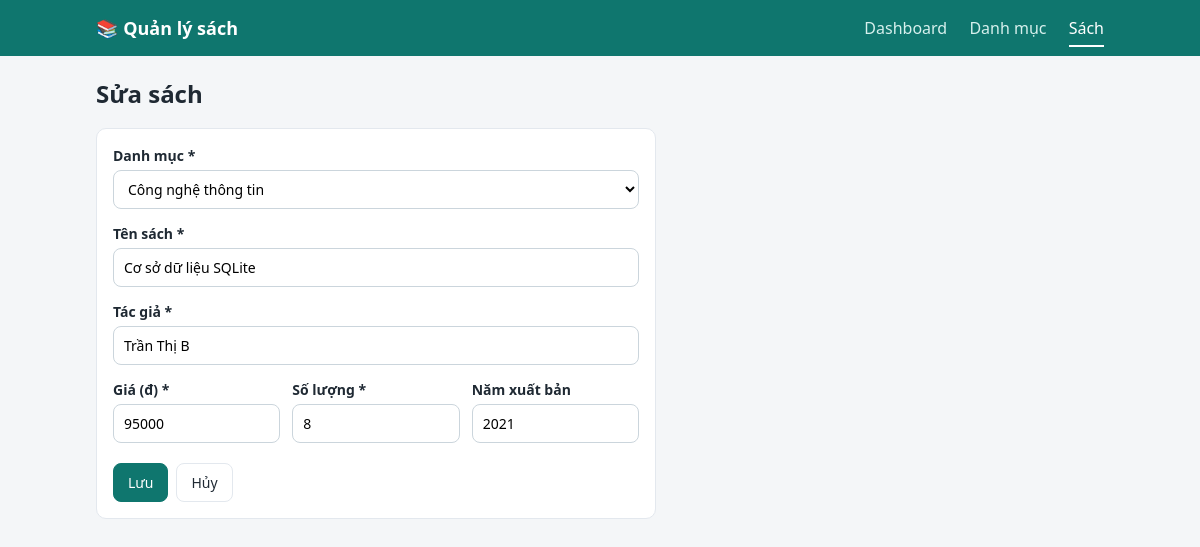
The app's page /books/2/edit with its own data.
### tables this page shows
CREATE TABLE books (
            id INTEGER PRIMARY KEY AUTOINCREMENT,
            title TEXT NOT NULL,
            author TEXT NOT NULL,
            price INTEGER NOT NULL DEFAULT 0,
            quantity INTEGER NOT NULL DEFAULT 0,
            year INTEGER,
            category_id INTEGER NOT NULL,
            FOREIGN KEY (category_id) REFERENCES categories(id)
        );

### app.py (the view, shortened to what this page needs)
@app.route("/books/<int:bid>/edit", methods=["GET", "POST"])
def book_edit(bid):
    db = get_db()
    row = db.execute("SELECT * FROM books WHERE id = ?", (bid,)).fetchone()
    if row is None:
        flash("Không tìm thấy sách.", "error")
        return redirect(url_for("books"))
    cats = db.execute("SELECT * FROM categories ORDER BY name").fetchall()
    form = {
        "title": row["title"], "author": row["author"],
        "price": row["price"], "quantity": row["quantity"],
        "year": row["year"] or "", "category_id": row["category_id"],
    }
    return render_template("book_form.html", form=form, categories=cats, editing=True)

### app.py (called while the page is built)
def get_db():
    if "db" not in g:
        g.db = sqlite3.connect(DB_PATH)
        g.db.row_factory = sqlite3.Row
        g.db.execute("PRAGMA foreign_keys = ON")
    return g.db

### templates/book_form.html (shortened to what this page needs)
{% extends "base.html" %}
{% block content %}
<h1>{{ 'Sửa sách' if editing else 'Thêm sách' }}</h1>
<section class="card narrow">
  <form method="post">
    <label>Danh mục *
      <select name="category_id" required>
        {% for c in categories %}
        <option value="{{ c.id }}" {{ 'selected' if form.category_id|string == c.id|string }}>{{ c.name }}</option>
        {% endfor %}
      </select>
    </label>
    <label>Tên sách *
      <input type="text" name="title" value="{{ form.title }}" required>
    </label>
    <label>Tác giả *
      <input type="text" name="author" value="{{ form.author }}" required>
    </label>
    <div class="row3">
      <label>Giá (đ) *
        <input type="number" name="price" min="0" value="{{ form.price }}" required>
      </label>
      <label>Số lượng *
        <input type="number" name="quantity" min="0" value="{{ form.quantity }}" required>
      </label>
      <label>Năm xuất bản
        <input type="number" name="year" min="1000" max="2100" value="{{ form.year }}">
      </label>
    </div>
    <div class="form-actions">
      <button class="btn btn-primary" type="submit">Lưu</button>
      <a class="btn" href="{{ url_for('books') }}">Hủy</a>
    </div>
  </form>
</section>
{% endblock %}

### static/style.css (style rules this page uses)
:root { --bg: #f4f6f8; --card: #fff; --text: #1f2933; --muted: #6b7785; --line: #e3e8ee; --primary: #0f766e; --primary-dark: #0b5a54; --danger: #c0392b; --warn: #b45309; }
* { box-sizing: border-box; }
body { margin: 0; font-family: "Segoe UI", system-ui, -apple-system, Roboto, sans-serif; background: var(--bg); color: var(--text); line-height: 1.5; }
a { color: var(--primary); text-decoration: none; }
h1 { font-size: 24px; margin: 0 0 16px; }
.card { background: var(--card); border: 1px solid var(--line); border-radius: 10px; padding: 16px; margin-bottom: 16px; }
.card.narrow { max-width: 560px; }
.btn { display: inline-block; padding: 8px 14px; border: 1px solid var(--line); border-radius: 8px; background: #fff; color: var(--text); font-size: 14px; cursor: pointer; font-family: inherit; }
.btn-primary { background: var(--primary); border-color: var(--primary); color: #fff; }
input, select, textarea { font: inherit; padding: 8px 10px; border: 1px solid #cbd5dc; border-radius: 8px; background: #fff; width: 100%; }
label { display: block; font-weight: 600; font-size: 14px; margin-bottom: 14px; }
label input, label select, label textarea { margin-top: 4px; font-weight: 400; }
.row3 { display: grid; grid-template-columns: repeat(3, 1fr); gap: 12px; }
.form-actions { display: flex; gap: 8px; margin-top: 6px; }

### records on screen
books: title "Cơ sở dữ liệu SQLite", author "Trần Thị B", price "95000", quantity "8", year "2021"

### other values on screen
{{ 'Sửa sách' if editing else 'Thêm sách' }} "Sửa sách"
form field category_id "Công nghệ thông tin"
